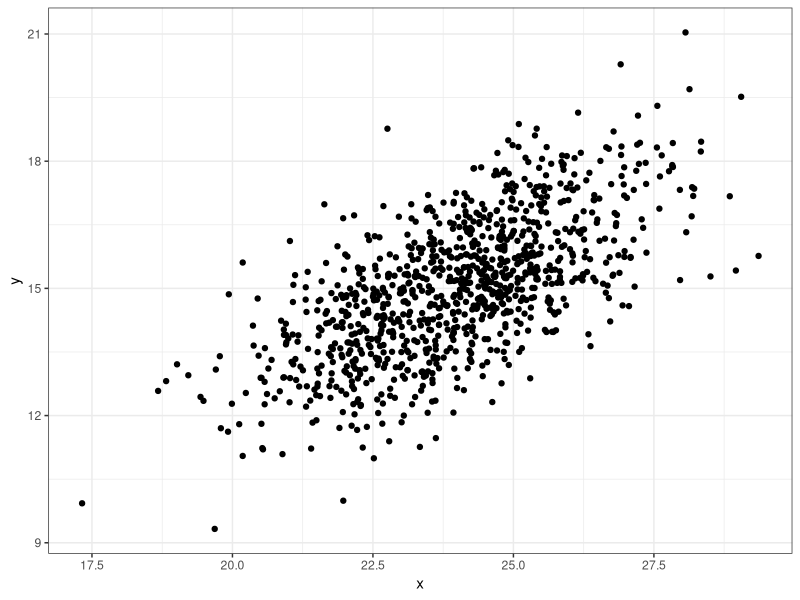
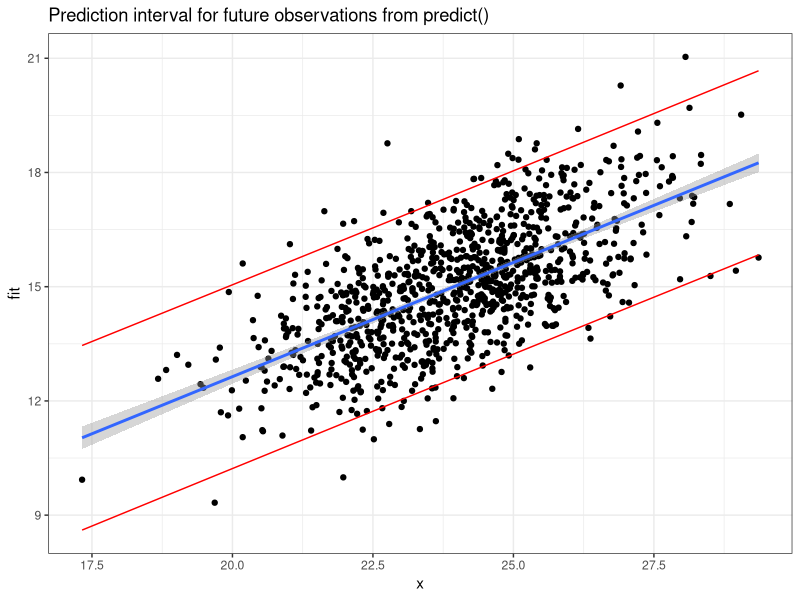
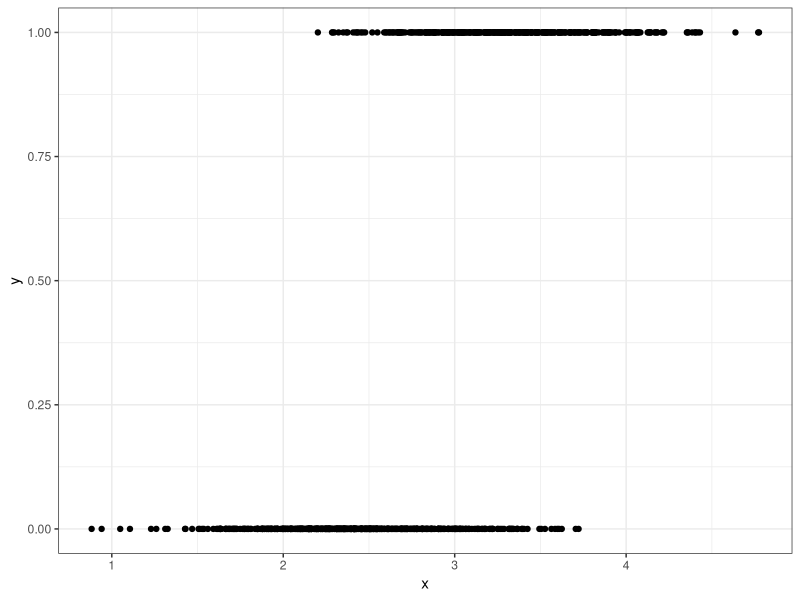

Write R code to recreate these figures, in order. (Note: this script raises an error after producing the figures.)
library(mvtnorm)
library(tidyverse)

N<- 1000 # number of simulated observations

# linear regression----
# https://stackoverflow.com/questions/25290619/geom-smooth-stat-smooth-confidence-interval-not-working
xbar<- 24 # mean or expected value of x - independent variable
xvar<- 3 # variance of x
ybar<- 15 # mean or expected value of y
yvar<- 2.5 # variance of y

# set up for generating random numbers
rsqu<- 0.65 # coefficient of determination
rescov<- array(NA, dim= c(2,2))
rescov[1,1]<- xvar
rescov[2,2]<- yvar
rescov[1,2]<- rescov[2,1]<- (rsqu * sqrt(rescov[1,1]) *sqrt(rescov[2,2]))

# create the correlated data
foo<- as.data.frame(rmvnorm(n = N,
               mean = c(xbar,ybar),
               sigma = rescov))
names(foo)<- c("x", "y")

# plot the result
p<- ggplot(foo, aes(x = x, y = y))+
  geom_point()+
  theme_bw()
p

# create model and some predictions
summary(mod<- lm(y ~ x, data = foo))
xnew <- with(foo, data.frame(x = seq(min(x), max(x), length = N))) # 'new' independent data
yhat<- as.vector(predict(mod, newdata = xnew)) # predictions from 'new' independent data
new.data<- as.data.frame(cbind(xnew$x, yhat))
names(new.data)<- c("xnew", "yhat")
head(new.data)

# Predict these data for
predx <- data.frame(x = seq(from = min(foo$x), to = max(foo$x), length = N))

# create confidence interval
conf.int <- cbind(predx, predict(mod, newdata = predx, interval = "confidence", level = 0.95))

# create prediction intervals
pred.int <- cbind(predx, predict(mod, newdata = predx, interval = "prediction", level = 0.95))
man <- predict(mod, newdata = predx, se = TRUE)

# Manual calculation of confidence interval, tolerance of 0.95 (1.96).
lvl <- qt(1-(1 - 0.95)/2, mod$df.residual) # Thank you, @Roland (http://chat.stackoverflow.com/transcript/message/10581408#10581408)
conf.int.man <- cbind(predx, fit = man$fit, lwr = man$fit - lvl * man$se.fit, upr = man$fit + lvl * man$se.fit)

ggplot(pred.int, aes(x = x, y = fit)) +
  theme_bw() +
  ggtitle("Prediction interval for future observations from predict()") +
  geom_point(data = foo, aes(x = x, y = y)) +
  geom_smooth(data = conf.int, aes(ymin = lwr, ymax = upr), stat = "identity") +
  geom_line(data = pred.int, aes(y = lwr, x = x), col = "red", line = "dashed")+
  geom_line(data = pred.int, aes(y = upr, x = x), col = "red", line = "dashed")


# logistic regression----
# https://stackoverflow.com/questions/14423325/confidence-intervals-for-predictions-from-logistic-regression
# generate some data
N<- 1000
x<- c(rnorm(N*5/8, 2.4, .445), rnorm(N*3/8, 3.34, .45))
y<- c(rep(0, N*5/8), rep(1, N*3/8))
foo<- as.data.frame(cbind(x,y))
p <- ggplot(foo, aes(x = x, y = y))+
  geom_point()+
  theme_bw()
p

# create the model and some predictions
summary(mod <- glm(y ~ x, data = foo, family = binomial))
xnew <- with(foo, data.frame(xnew = seq(min(x), max(x), length = N)))
yhat <- predict(mod, newdata = xnew, type = "link", se.fit = TRUE)

foo<- cbind(foo, xnew$xnew, yhat$fit, yhat$se.fit)
names(foo)<- c("x", "y", "xnew", "yhat", "se.fit")

# find the Wald CI in eta space
critval <- qt(0.975, N-2) ## 95% CI
upr1 <- foo$yhat + (critval * foo$se.fit)
lwr1 <- foo$yhat - (critval * foo$se.fit)
fit1 <- foo$yhat

# convert Wald CI to logistic regression/real space
foo$fit <- mod$family$linkinv(fit1)
# exp(fit1[1])/(1+exp(fit1[1])) # explicit link function
# foo$fit[1]

foo$lwrci <- mod$family$linkinv(upr1)
foo$uprci <- mod$family$linkinv(lwr1)

# find the prediction interval values in eta space
# https://newonlinecourses.science.psu.edu/stat414/node/298/
MSEy<- sqrt(sum(y-mean(y))^2)




upr2 <- foo$fit + (critval * foo$se.fit) # prediction interval formula not the same as CI 
lwr2 <- foo$fit - (critval * foo$se.fit)

# convert to "real" space rather than eta space
fitp <- mod$family$linkinv(fit2)
uprp <- mod$family$linkinv(upr2)
lwrp <- mod$family$linkinv(lwr2)
new.data$lwrp <- lwrp 
new.data$uprp <- uprp


# chart the results
ggplot(foo, aes(x = x, y = fit)) +
  theme_bw() +
  ggtitle("Prediction interval for future observations from predict()") +
  geom_point( aes(x = x, y = y)) +
  geom_smooth( aes(ymin = lwrci, ymax = uprci), stat = "identity") 
  # geom_line(aes(y = lwr, x = x), col = "red", line = "dashed")+
  # geom_line(aes(y = upr, x = x), col = "red", line = "dashed")

# Poisson regression ----
# generate some data
# https://www.r-bloggers.com/easily-generate-correlated-variables-from-any-distribution-without-copulas/


x<- runif(N, 0.25, 1.12) # some measurement
x<- sort(x) # to ensure smaller goes with small
var(x)

ybar<- runif(N, 0, 150) # the mean count of some response at a measurement
ybar<-sort(ybar) #  to ensure smaller goes with small
plot(ybar)

plot(x, ybar) # check what we have so far

# set up for adding some errors
rsqu<- 0.99 # coef of det
rescov<- array(NA, dim= c(2,2))
y<- NA
xycov<- vector(mode = "numeric", N)

for(i in 1:N){
  # set up the variance-covariance matrix
  rescov[1,1]<- var(x) # variance of variable x
  rescov[2,2]<- ybar[i]# variance of variable 2
  xycov[i]<- rescov[1,2]<- rescov[2,1]<- (rsqu * sqrt(rescov[1,1]) *sqrt(rescov[2,2]) )
  
  
  
  # set.seed(12)
  y[i]<- rmvnorm(n = N,
                 mean = c(mean(x),ybar[i]),
                 sigma = rescov)
}
plot(x, y)
plot(xycov)

# these three need to go inside the for loop
rescov[1,1]<- xbar[i] # variance of variable 1
rescov[2,2]<-  # variance of variable 2
rescov[1,2]<- rescov[2,1]<- -(rsqu * sqrt(rescov[1,1]) *sqrt(rescov[2,2]) )
 rmvnorm




foo<- as.data.frame(cbind(x,y))
plot(x, y, data = foo)

# create the model and some predictions
summary(mod <- glm(y ~ x, data = foo, family = binomial))
preddata <- with(foo, data.frame(x = seq(min(x), max(x), length = 100)))
preds <- predict(mod, newdata = preddata, type = "link", se.fit = TRUE)

# find the relevant conf int values
critval <- qnorm(0.975) ## approx 95% CI
upr <- preds$fit + (critval * preds$se.fit)
lwr <- preds$fit - (critval * preds$se.fit)
fit <- preds$fit

# convert to "real" space rather than eta space
fit2 <- mod$family$linkinv(fit)
upr2 <- mod$family$linkinv(upr)
lwr2 <- mod$family$linkinv(lwr)
preddata$lwr <- lwr2 
preddata$upr <- upr2 

# chart the results
ggplot(data=foo, mapping=aes(x=x,y=y)) + geom_point() +         
  stat_smooth(method="glm", method.args=list(family=binomial)) + 
  geom_line(data=preddata, mapping=aes(x=x, y=upr), col="red") + 
  geom_line(data=preddata, mapping=aes(x=x, y=lwr), col="red") +
  theme_minimal()
